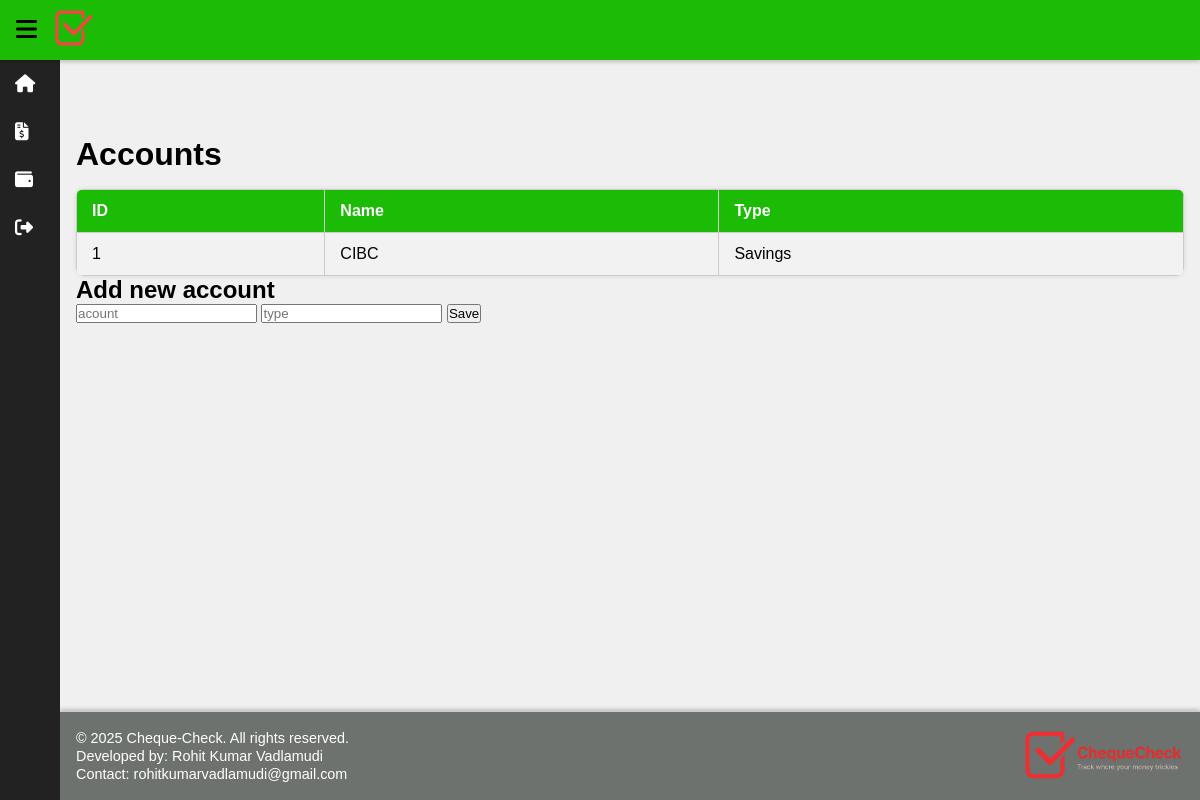
Before: /accounts with the older database file.
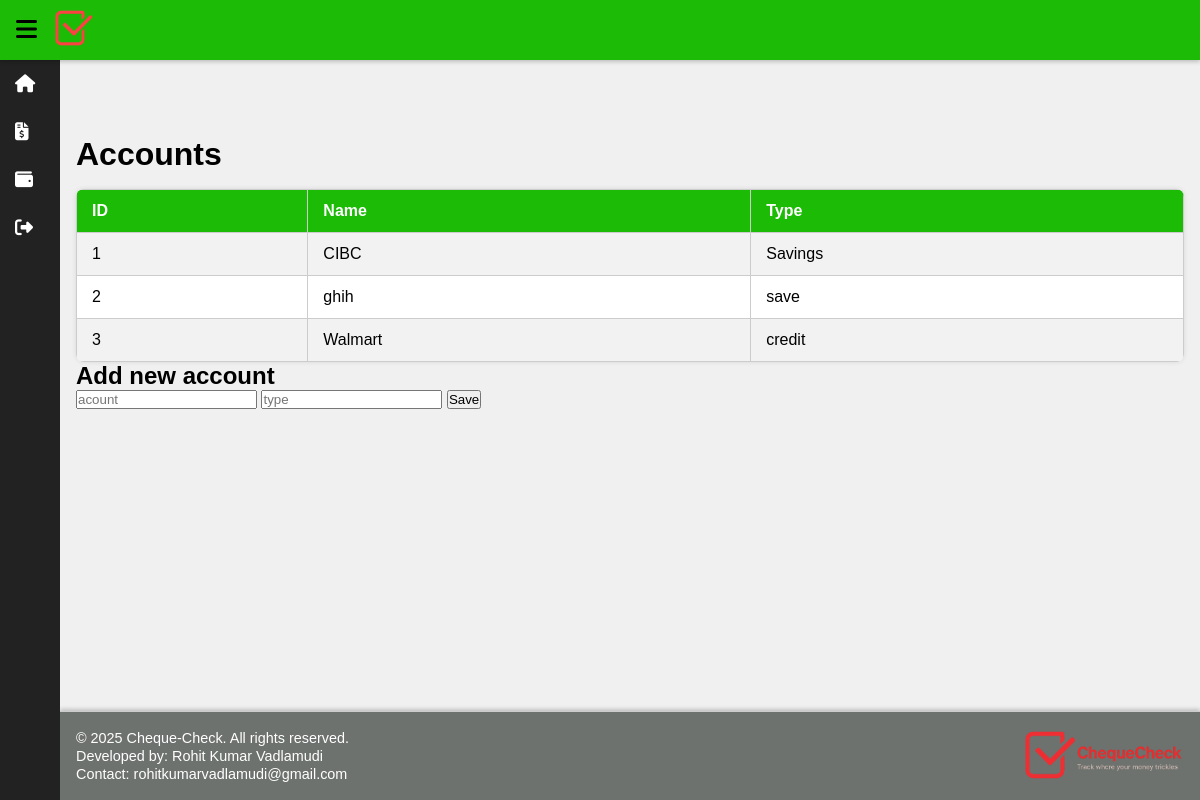
After: the same page with the newer database file.
### tables this page shows
CREATE TABLE accounts(
	id INTEGER PRIMARY KEY AUTOINCREMENT,
	account TEXT NOT NULL,
	type TEXT NOT NULL);

### app.py (the view)
@app.route("/accounts")
def accounts():
	conn=sq.connect("expenses.db")
	cursor=conn.cursor()
	cursor.execute("""SELECT * FROM accounts""")
	accounts=cursor.fetchall()
	conn.commit()
	conn.close()
	return render_template("accounts.html", accounts=accounts)

### templates/accounts.html (shortened to what this page needs)
{% extends "base.html" %}
{% block content %}
		<h1>Accounts</h1>
		<table>
			<tr>
				<th>ID</th>
				<th>Name</th>
				<th>Type</th>
			</tr>
			{% for item in accounts %}
			<tr>
				<td>{{item[0]}}</td>
				<td>{{item[1]}}</td>
				<td>{{item[2]}}</td>
			</tr>
			{% endfor%}
		</table>
		<h2>Add new account</h2>
		<form action="/add-acc" method= "POST">
			<input id=account name="account" type="text" placeholder="acount" required>
			<input id="type" name="type" type="text" placeholder="type" required>
			<button type="submit">Save</button>
		</form>
{% endblock %}

### templates/base.html (shortened to what this page needs)
<!DOCTYPE html>
<html lang="en">
<head>
    <link rel="stylesheet" href="{{ url_for('static', filename='styles.css') }}">
    <link rel="stylesheet" href="https://cdnjs.cloudflare.com/ajax/libs/font-awesome/6.5.0/css/all.min.css">
</head>
<body>
    <header>
        <label for="sidebar-toggle" class="hamburger">
            <i class="fas fa-bars"></i>
        </label>
        <div class="header_logo">
            <a href="/">
                <img src="{{ url_for('static', filename='images/logo.png') }}" alt="Logo">
            </a>
        </div>
    </header>
    <div class="layout">
        <aside class="sidebar">
            <nav>
                <a href="/" class="sidebar_item">
                    <i class="fas fa-home"></i>
                </a>
                <a href="/transactions" class="sidebar_item">
                    <i class="fas fa-file-invoice-dollar"></i>
                </a>
                <a href="/accounts" class="sidebar_item">
                    <i class="fas fa-wallet"></i>
                </a>
                <a href="#" class="sidebar_item logout">
                    <i class="fas fa-sign-out-alt"></i>
                </a>
            </nav>
        </aside>
        <main>
            {% block content %}{% endblock %}
        </main>
    </div>
    <footer>
        <div class="footer_text">
            <p>&copy; 2025 Cheque-Check. All rights reserved.</p>
            <p>Developed by: Rohit Kumar Vadlamudi</p>
            <p>Contact: rohitkumarvadlamudi@gmail.com</p>
        </div>
        <div class="footer_logo">
            <a href="/">
                <img src="{{ url_for('static', filename='images/logo_with_name.png') }}" alt="Logo">
            </a>
        </div>
    </footer>
</body>
</html>

### static/styles.css (style rules this page uses)
* { margin: 0; padding: 0; box-sizing: border-box; }
body { font-family: Arial, sans-serif; min-height: 100vh; display: flex; flex-direction: column; background-color: #f0f0f0; }
header { position: fixed; top: 0; left: 0; right: 0; height: 60px; background-color: #1cbb06; display: flex; align-items: center; padding: 0 1rem; z-index: 1000; box-shadow: 0 2px 4px rgba(0,0,0,0.2); }
.hamburger { font-size: 24px; color: black; margin-right: 1rem; cursor: pointer; }
.header_logo img { height: 40px; }
.layout { display: flex; margin-top: 60px; flex: 1; }
.sidebar { position: fixed; top: 60px; left: 0; width: 60px; height: calc(100vh - 60px); background-color: #222; overflow-x: hidden; transition: width 0.3s; z-index: 20; }
.sidebar_item { display: flex; align-items: center; padding: 15px; color: white; text-decoration: none; }
.sidebar_item i { width: 30px; text-align: center; font-size: 18px; }
main { margin-left: 60px; padding: 1rem; flex-grow: 1; transition: margin-left 0.3s; margin-top: 60px; }
footer { margin-left: 60px; padding: 1rem; background-color: #6e726e; color: white; box-shadow: 0 -2px 4px rgba(0, 0, 0, 0.2); text-align: left; font-size: 0.9em; border-top: 1px solid #ccc; display: flex; justify-content: space-between; align-items: center; flex-wrap: wrap; }
.footer_logo img { height: 50px; }
.footer_text p { margin: 2px 0; }
table { width: 100%; border-collapse: collapse; margin-top: 1rem; background-color: #fff; box-shadow: 0 0 5px rgba(0,0,0,0.1); border-radius: 8px; overflow: hidden; }
th, td { padding: 12px 15px; border: 1px solid #ccc; text-align: left; }
th { background-color: #1cbb06; color: white; font-weight: bold; }
tr:nth-child(even) { background-color: #f2f2f2; }

Changed rows visible on the page:
added accounts: id "2", account "ghih", type "save"
added accounts: id "3", account "Walmart", type "credit"
